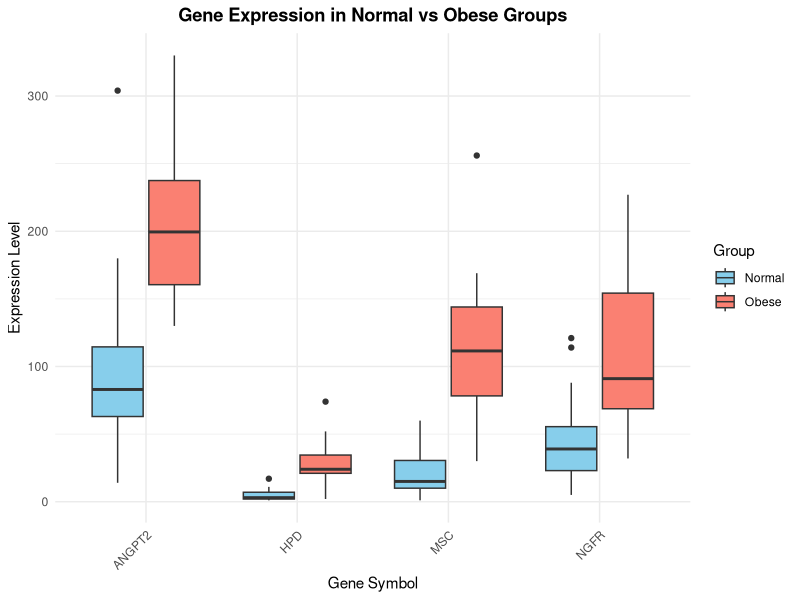

Write R code to recreate this figure.
# 加载必要的包
library(tidyverse)

# 读取CSV文件
data <- read.csv("crucialGene_1.csv", header = TRUE, row.names = 1)

# 转置数据：行变为样本，列变为基因
transposed_data <- as.data.frame(t(data))

# 添加样本分组列（从行名中提取"_"后的数字）
transposed_data$Group <- ifelse(grepl("_1$", rownames(transposed_data)), "Obese", "Normal")

# 筛选目标基因
target_genes <- c("HPD", "MSC", "ANGPT2", "NGFR")
plot_data <- transposed_data[, c(target_genes, "Group")]

# 转换为长格式（便于ggplot绘图）
long_data <- plot_data %>%
  pivot_longer(
    cols = all_of(target_genes),
    names_to = "Gene",
    values_to = "Expression"
  )

# 绘制箱线图
ggplot(long_data, aes(x = Gene, y = Expression, fill = Group)) +
  geom_boxplot() +
  scale_fill_manual(values = c("Normal" = "skyblue", "Obese" = "salmon")) +
  labs(
    title = "Gene Expression in Normal vs Obese Groups",
    x = "Gene Symbol",
    y = "Expression Level",
    fill = "Group"
  ) +
  theme_minimal() +
  theme(
    plot.title = element_text(hjust = 0.5, face = "bold"),
    axis.text.x = element_text(angle = 45, hjust = 1)
  )
